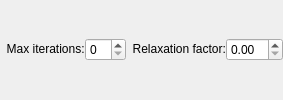
              <widget class="QWidget" name="sart_params" native="true">
               <property name="sizePolicy">
                <sizepolicy hsizetype="Preferred" vsizetype="Fixed">
                 <horstretch>0</horstretch>
                 <verstretch>0</verstretch>
                </sizepolicy>
               </property>
               <layout class="QGridLayout" name="gridLayout_5">
                <property name="margin">
                 <number>0</number>
                </property>
                <property name="spacing">
                 <number>0</number>
                </property>
                <item row="0" column="1">
                 <widget class="QSpinBox" name="iterations_sart">
                  <property name="value">
                   <number>0</number>
                  </property>
                 </widget>
                </item>
                <item row="0" column="3">
                 <widget class="QDoubleSpinBox" name="relaxation">
                  <property name="value">
                   <double>0.000000000000000</double>
                  </property>
                 </widget>
                </item>
                <item row="0" column="0">
                 <widget class="QLabel" name="iter_label_sart">
                  <property name="sizePolicy">
                   <sizepolicy hsizetype="Minimum" vsizetype="Fixed">
                    <horstretch>0</horstretch>
                    <verstretch>0</verstretch>
                   </sizepolicy>
                  </property>
                  <property name="text">
                   <string>  Max iterations:</string>
                  </property>
                 </widget>
                </item>
                <item row="0" column="2">
                 <widget class="QLabel" name="relax_label">
                  <property name="sizePolicy">
                   <sizepolicy hsizetype="Minimum" vsizetype="Fixed">
                    <horstretch>0</horstretch>
                    <verstretch>0</verstretch>
                   </sizepolicy>
                  </property>
                  <property name="text">
                   <string>  Relaxation factor:</string>
                  </property>
                 </widget>
                </item>
               </layout>
              </widget>
